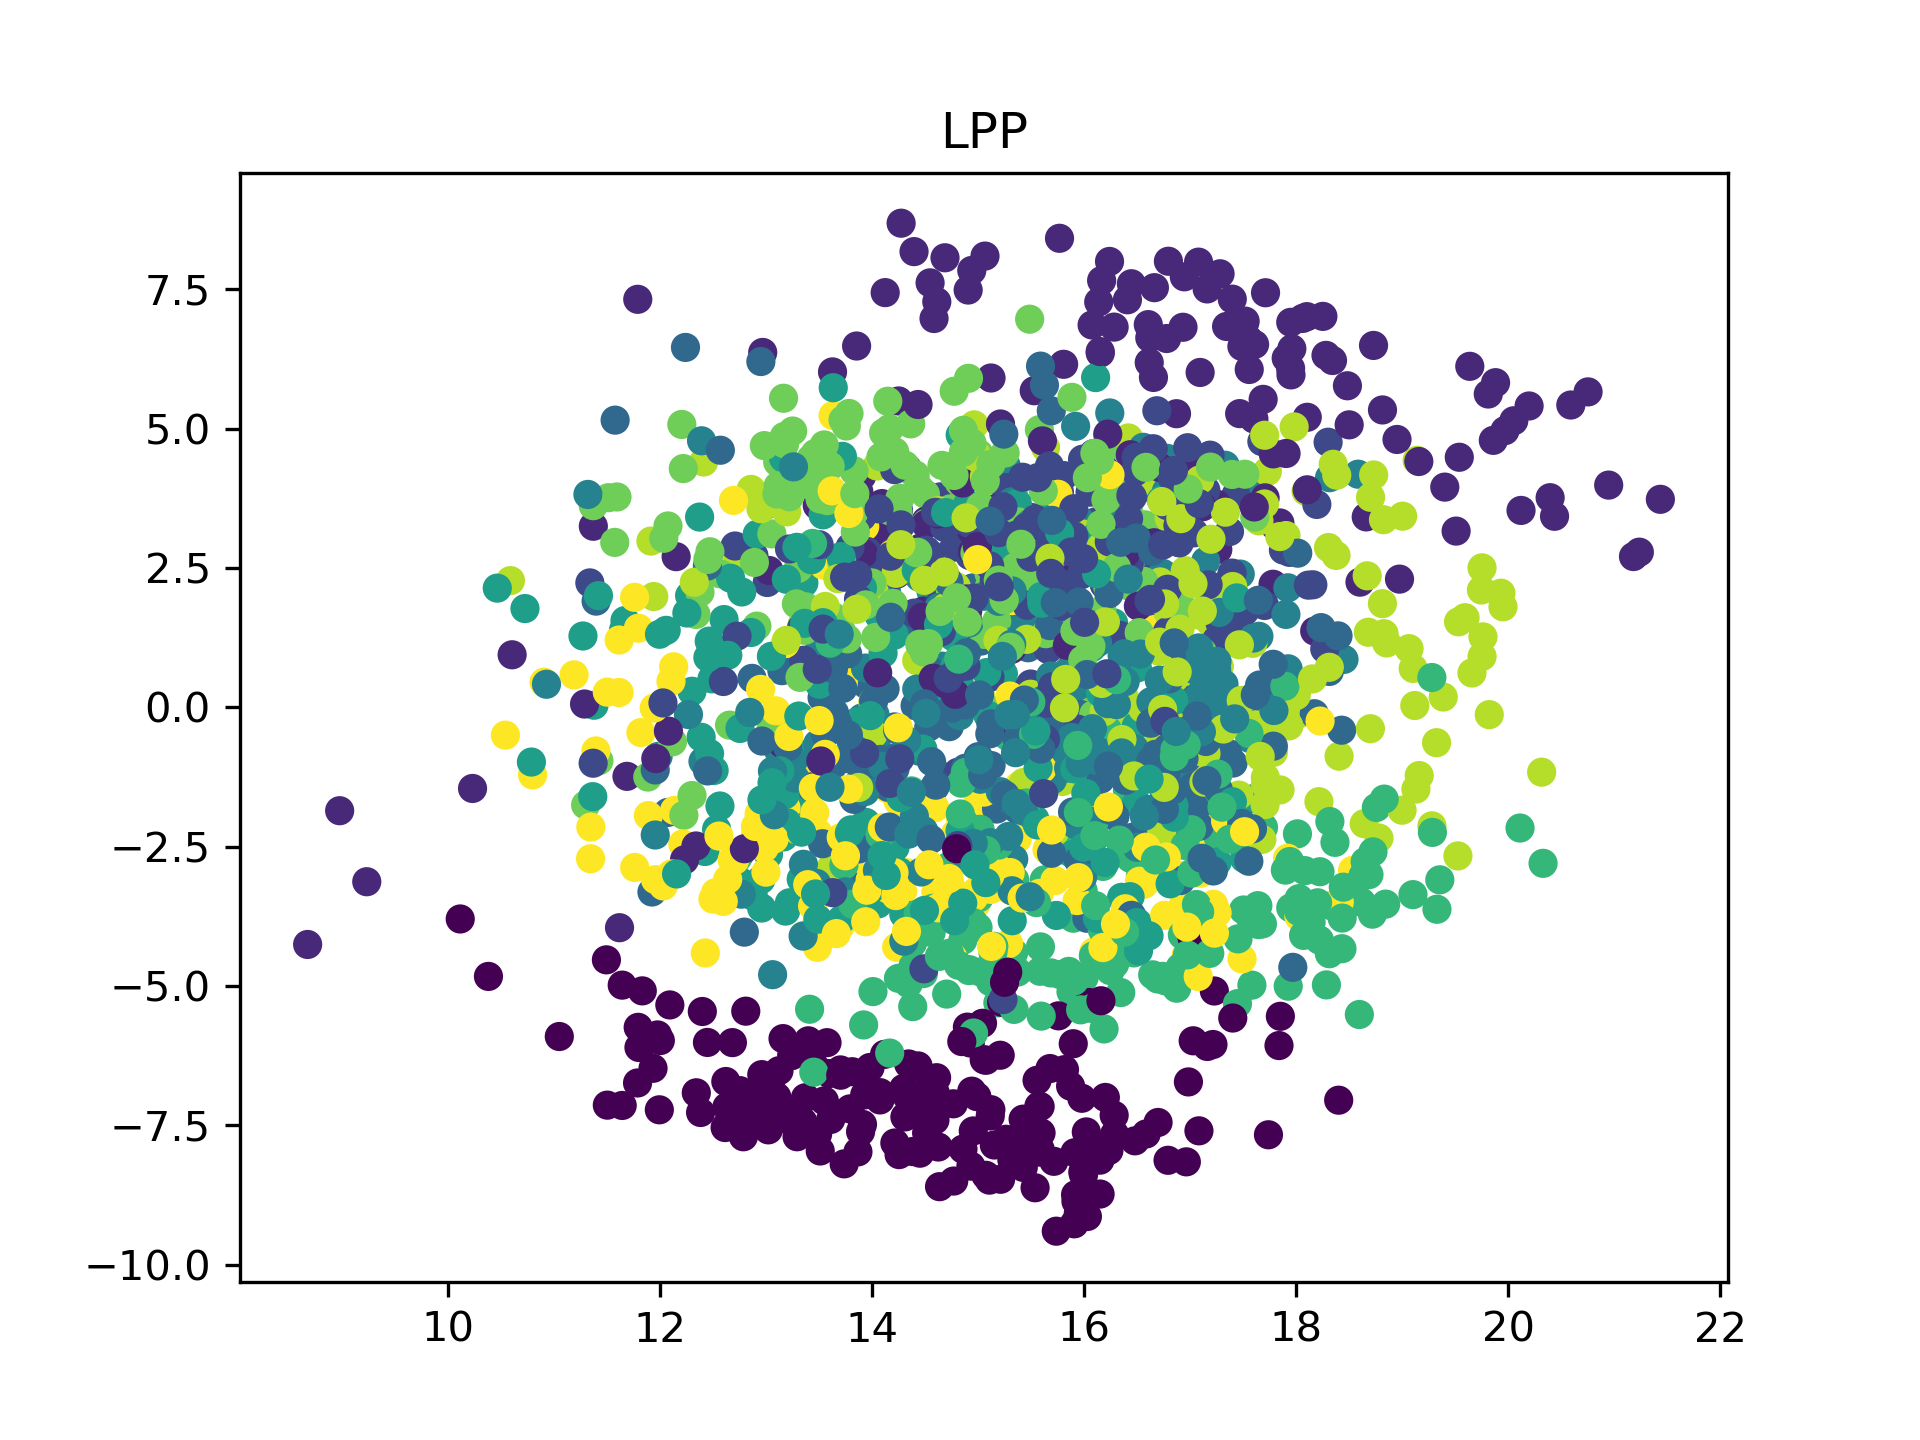

The Python source for this figure:
import numpy as np
import matplotlib.pyplot as plt
from sklearn.datasets import load_digits

def cal_dist(x):
    sum_x = np.sum(np.square(x), 1)
    dist = np.add(np.add(-2 * np.dot(x, x.T), sum_x).T, sum_x)
    return dist

def cal_W(data, n_neighbor, t):
    sum_x = np.sum(np.square(data), 1)
    dist = np.add(np.add(-2 * np.dot(data, data.T), sum_x).T, sum_x)
    rbf_dist = np.exp(-(dist/t))
    dist[dist<0] = 0
    n = dist.shape[0]
    W = np.zeros((n,n))
    for i in range(n):
        index_ = np.argsort(dist[i])[1:1 + n_neighbor]
        W[i, index_] = rbf_dist[i, index_]
        W[index_, i] = rbf_dist[index_, i] 
    return W

def LPP(data, n_dim , n_neighbor, t):
    M = data.shape[0]
    W = cal_W(data, n_neighbor, t)
    D = np.zeros_like(W)
    for i in range(M):
        D[i,i] = np.sum(W[i])
    L = D - W
    XDXT = np.dot(np.dot(data.T, D), data)
    XLXT = np.dot(np.dot(data.T, L), data)
    val, vec = np.linalg.eig(np.dot(np.linalg.pinv(XDXT),XLXT))
    index = np.argsort(np.abs(val))
    val = val[index]
    print("val[:10]", val[:10])
    j = 0
    while val[j] < 1e-6:
        j+=1
    print("j: ", j)
    index = index[j:j+n_dim]
    vec_new = vec[:,index]
    data_new = np.dot(data, vec_new)
    
    return data_new

X = load_digits().data
y = load_digits().target

dist = cal_dist(X)
max_dist = np.max(dist)
print(max_dist)
data_new = LPP(X, n_dim = 2, n_neighbor = 5, t = 0.01*max_dist)

plt.figure
plt.title('LPP')
plt.scatter(data_new[:,0], data_new[:,1], c = y)
plt.savefig('4-4.png', dpi = 300)
plt.show()